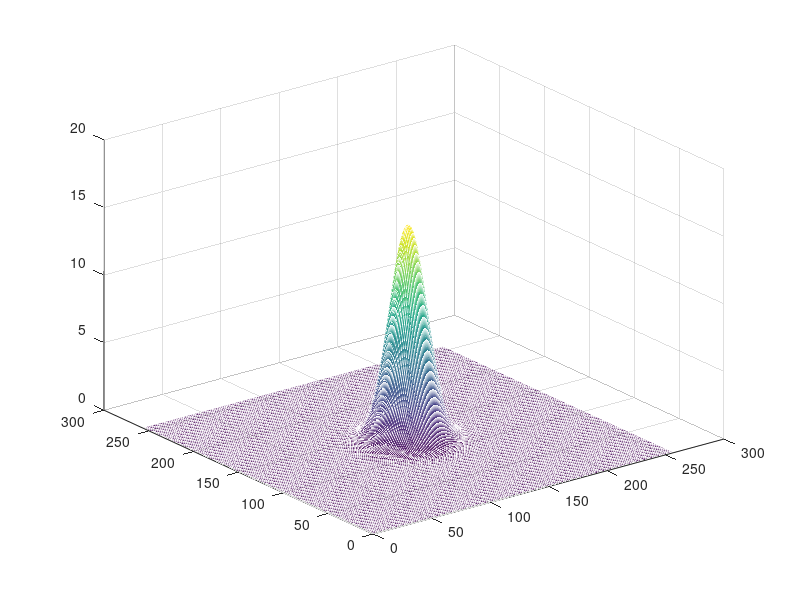
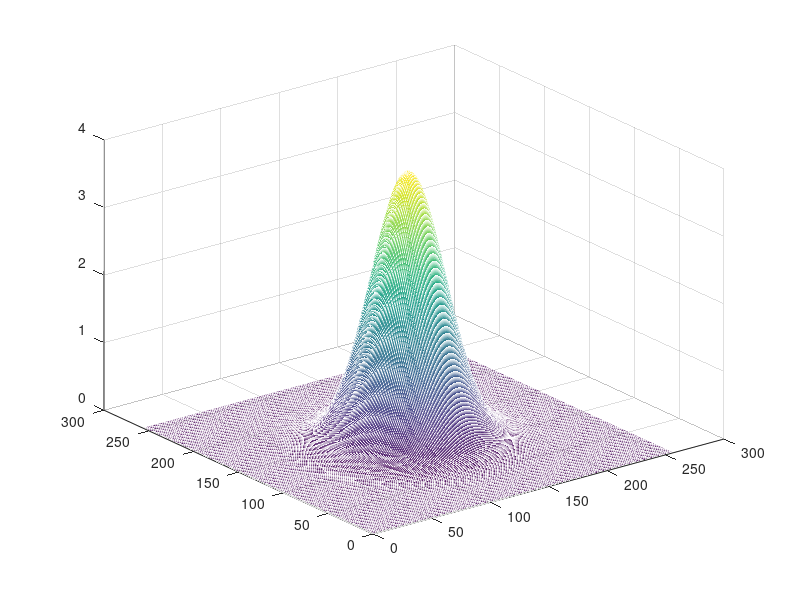
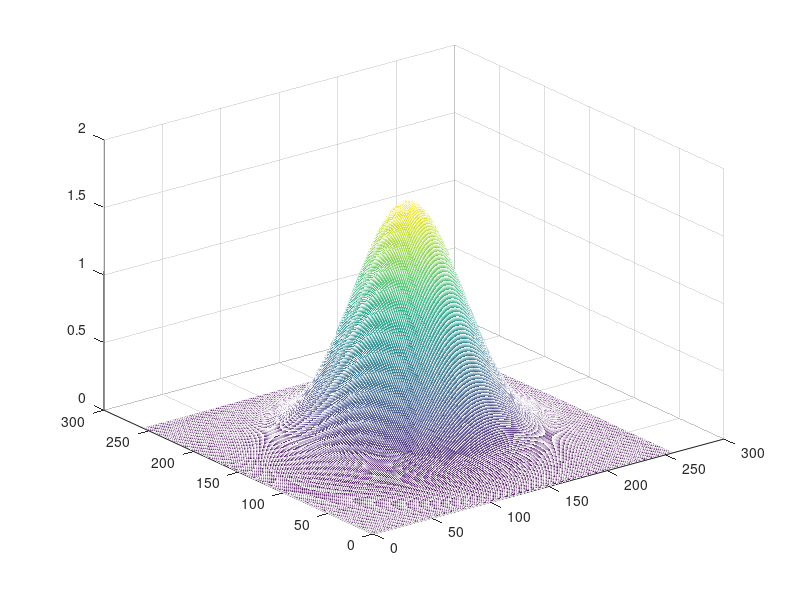

Source code (MATLAB) for these figures, in order:
x=linspace(-1,1,256);
y=x;
mu=0;
sigma=0.1;
[X,Y]=meshgrid(x,y);

Z(:,:,1)=exp(-((X-mu).^2+(Y-mu).^2)/(2*sigma^2))/(2*pi*sigma^2);
sigma=0.2;
Z(:,:,2)=exp(-((X-mu).^2+(Y-mu).^2)/(2*sigma^2))/(2*pi*sigma^2);
sigma=0.3;
Z(:,:,3)=exp(-((X-mu).^2+(Y-mu).^2)/(2*sigma^2))/(2*pi*sigma^2);

figure,mesh(Z(:,:,1));
figure,mesh(Z(:,:,2));
figure,mesh(Z(:,:,3));
